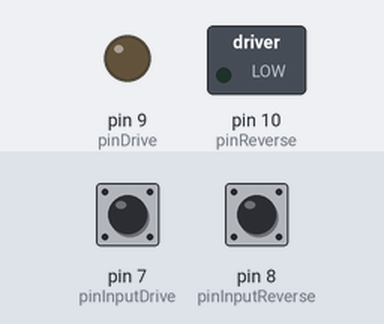
Bench run of a sketch on a simulated Arduino Uno, built with avr-gcc and run on an emulated ATmega328P. Shown: switched loads named in the sketch (green lamp = pin HIGH), output pins drawn as LEDs (lit = HIGH). Dashed ring = blinking. Inputs (shaded band) come from the test bench; at power-on: pin 7 (pinInputDrive) HIGH, pin 8 (pinInputReverse) HIGH. What the sketch prints to the serial monitor is not drawn.

Above: at 1.2 s.
1.3 s: pin 7 (pinInputDrive) pulled LOW for 0.15 s
At 1.37 s:
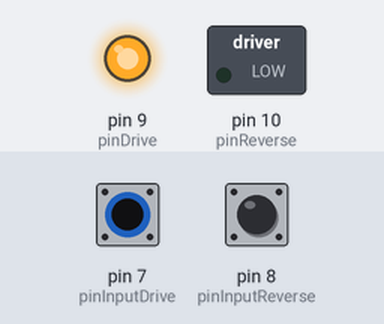
2.9 s: pin 8 (pinInputReverse) pulled LOW for 0.15 s
At 2.97 s:
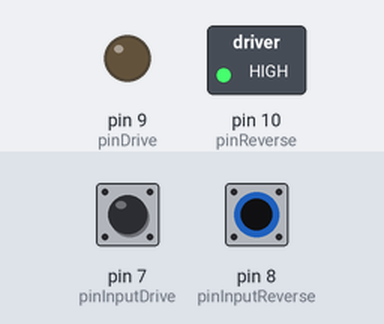
4.5 s: pin 8 (pinInputReverse) pulled LOW for 3.2 s
At 8.0 s:
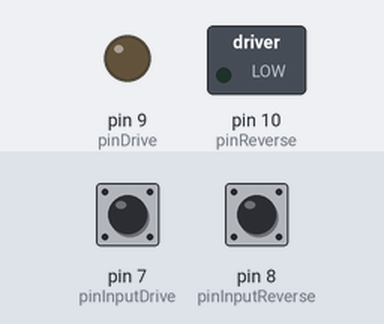
9.2 s: pin 7 (pinInputDrive) pulled LOW for 3.2 s
At 10.3 s:
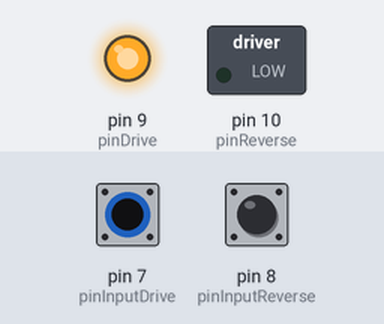
13.9 s: pin 8 (pinInputReverse) pulsed LOW 2 times (0.12 s each, 0.3 s apart)
At 13.96 s:
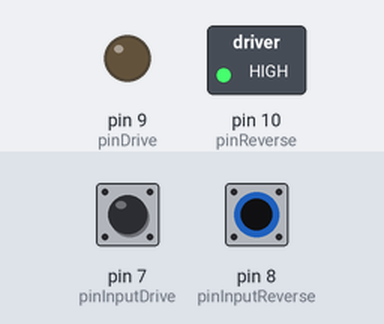
17.5 s: pin 8 (pinInputReverse) pulsed LOW 5 times (0.12 s each, 0.3 s apart)
At 19.6 s:
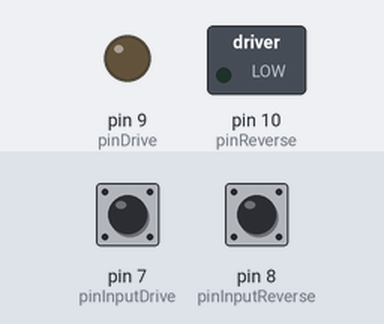
Timing chart, 0 to 21.1 s (numbered marks = the images above; inputs shaded):
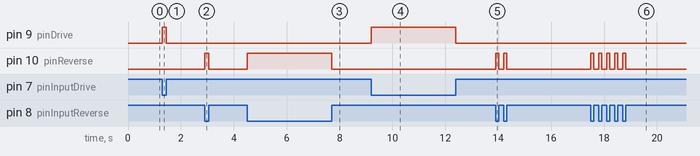

Measured:
- after the input at 1.3 s, pin 9 (pinDrive): LOW → HIGH at once, → LOW 0.15 s later
- after the input at 2.9 s, pin 10 (pinReverse): LOW → HIGH at once, → LOW 0.15 s later
- after the input at 4.5 s, pin 10 (pinReverse): LOW → HIGH at once, → LOW 3.2 s later
- after the input at 9.2 s, pin 9 (pinDrive): LOW → HIGH at once, → LOW 3.2 s later
- after the input at 13.9 s, pin 10 (pinReverse): alternates HIGH for 0.12 s and LOW for 0.18 s, 4 changes in all, then stays LOW, starting at once
- after the input at 17.5 s, pin 10 (pinReverse): alternates HIGH for 0.12 s and LOW for 0.18 s, 10 changes in all, then stays LOW, starting at once

The sketch:

app.ino
```cpp
const int  pinInputDrive = 7;
const int  pinInputReverse = 8;

const int  pinDrive = 9;
const int  pinReverse = 10;

int bMotorDic = 0;

void setup() {
  Serial.begin(115200);
  pinMode(pinInputDrive, INPUT_PULLUP);
  pinMode(pinInputReverse, INPUT_PULLUP);
  pinMode(pinDrive, OUTPUT);
  pinMode(pinReverse, OUTPUT);
}

void loop() {
  String debugString = "";
  if (digitalRead(pinInputDrive) == LOW) bMotorDic = 1;
  else if (digitalRead(pinInputReverse) == LOW) bMotorDic = -1;
  else bMotorDic = 0;

  debugString += digitalRead(pinInputDrive);
  debugString += "\t";
  debugString += digitalRead(pinInputReverse);
  debugString += "\t";
  debugString += bMotorDic;

  if (bMotorDic == 0) {
    digitalWrite(pinDrive, LOW);
    digitalWrite(pinReverse, LOW);
  }
  if (bMotorDic == 1) {
    digitalWrite(pinDrive, HIGH);
    digitalWrite(pinReverse, LOW);
  }
  if (bMotorDic == -1) {
    digitalWrite(pinDrive, LOW);
    digitalWrite(pinReverse, HIGH);
  }

  Serial.println(debugString);
}
```
